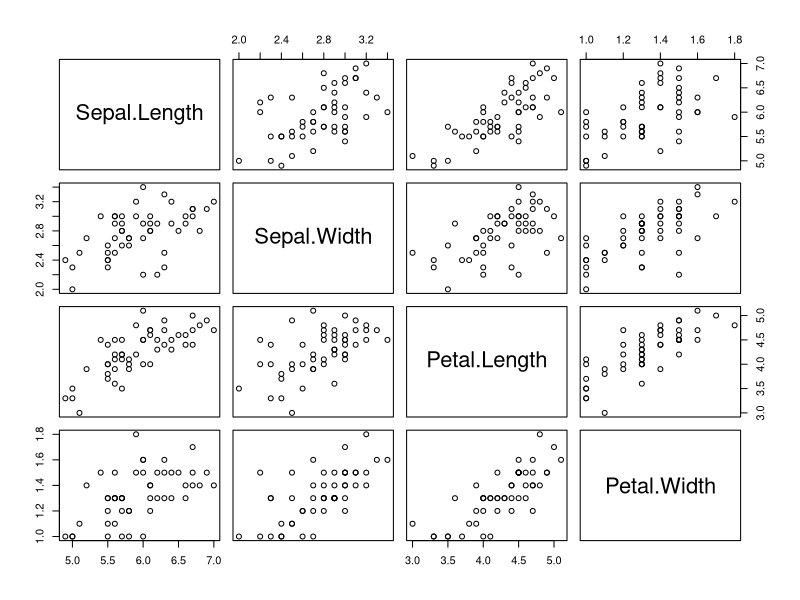
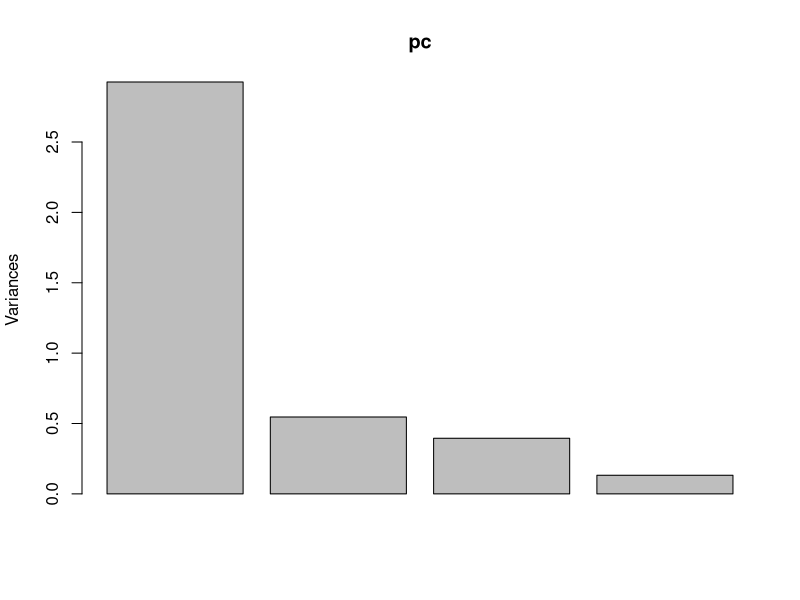
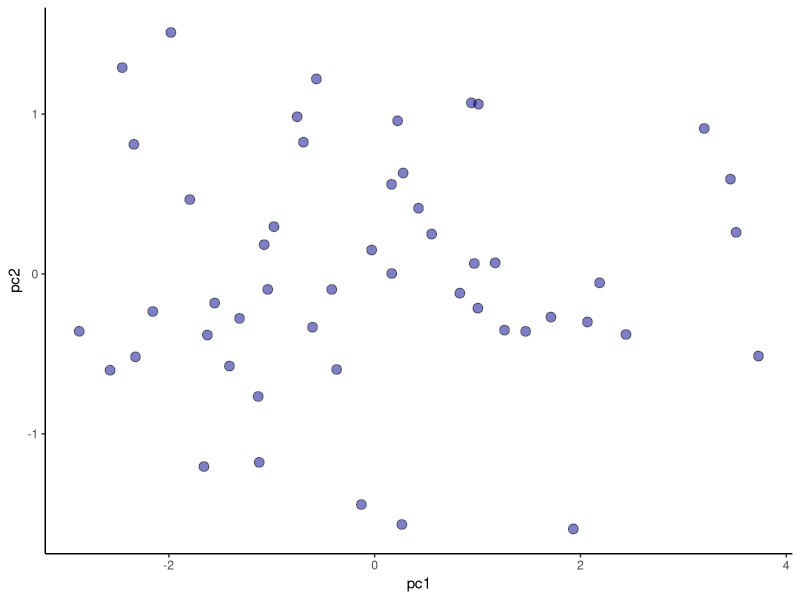
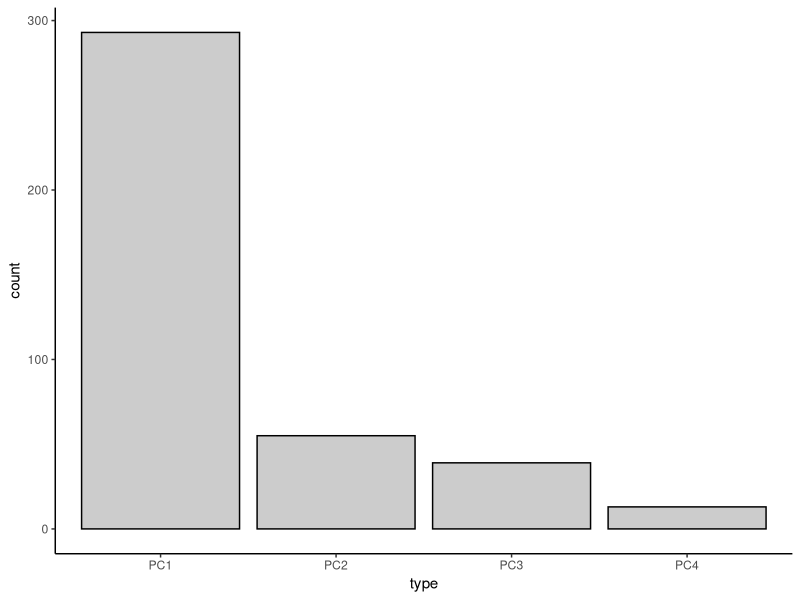
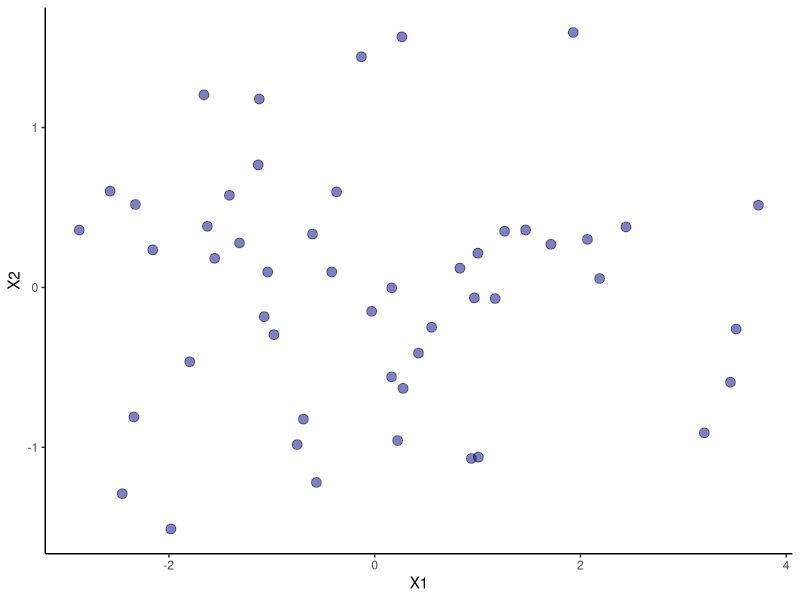

These charts were generated, in order, by the following R code:
#############################################
#############   EIGENNONSENSE   #############
#############################################

#Author: Chris Halsch
#Date: 10/6/2023

#Here is the code I will use for the presentation.
#Feel free to shoot me any corrections or questions to cahalsch@gmail.com

library(dplyr)
library(ggplot2)

#Import data from the "iris" dataset that is built into R.
#I am only using one plant species to make this more simple.
dat <- iris %>% 
  filter(Species == "versicolor") %>% 
  select(-Species)

pairs(dat) #variables are correlated

#############################
##########   PCA   ##########
#############################

#This block will run a PCA on 4 correlation plant traits using the prcomp function

#This will scale each column in the data individually
dat <- data.frame(apply(dat, 2, scale))

#This runs a PCA on the data. Pretty easy
pc <- prcomp(dat)

#This calls ths eigenvectors (also called loadings)
pc$rotation

#This calls the eigenvalues. Note that you need to square the std_dev to get the 
#eigen values. prcomp gives the std_dev of each pc. std is the square root of variance 
pc$sdev^2

#Makes a basic screeplot
screeplot(pc)

#Plots the PCA scores
pca_dat <- data.frame(pc1 = pc$x[,1], pc2 = pc$x[,2])

ggplot(data = pca_dat) +
  geom_point(aes(pc1, pc2), pch = 21, fill = "darkblue", alpha = 0.5, size = 3) +
  theme_classic()


#######################################
##########   PCA (by hand)   ##########
#######################################

#This block will run a PCA on 4 correlated plant traits "by hand"
#(by using the eigen function)


#Create var/cov matrix of the data
mat <- var(dat)
mat

#Generate eigenvalues from matrix
e <- eigen(mat)

#View the eigenvectors (same as above)
e$vectors

#View the eigenvalues (same as above)
e$values

#Create a screeplot from scratch
scree_dat <- data.frame(type = c(rep("PC1", round(e$values*100)[1]), 
                                 rep("PC2", round(e$values*100)[2]),
                                 rep("PC3", round(e$values*100)[3]), 
                                 rep("PC4", round(e$values*100)[4])))

ggplot(data = scree_dat) +
  geom_bar(aes(x=type), color="black", fill = "gray80", linewidth = 0.5) +
  theme_classic()

#This next section will calculate the PCA scores. Here you multiple the original data
#by the eigenvectors using matrix multiplication

#This is how matrix multiplication works by hand... just dont
pc1 <- dat[,1] * e$vectors[1,1] + dat[,2] * e$vectors[2,1] + dat[,3] * e$vectors[3,1] + dat[,4] * e$vectors[4,1]
pc2 <- dat[,1] * e$vectors[1,2] + dat[,2] * e$vectors[2,2] + dat[,3] * e$vectors[3,2] + dat[,4] * e$vectors[4,2]
pc3 <- dat[,1] * e$vectors[1,3] + dat[,2] * e$vectors[2,3] + dat[,3] * e$vectors[3,3] + dat[,4] * e$vectors[4,3]
pc4 <- dat[,1] * e$vectors[1,4] + dat[,2] * e$vectors[2,4] + dat[,3] * e$vectors[3,4] + dat[,4] * e$vectors[4,4]

out <- data.frame(X1= pc1, 
                  X2 = pc2,
                  X3 = pc3,
                  X4 = pc4)

#or do it the easy way using matrix multiplication
out1 <- data.frame(as.matrix(dat) %*% as.matrix(e$vectors))

#Note that the plot may be flipped but the relative positions of points remains the same
ggplot(data = out1) +
  geom_point(aes(X1, X2), pch = 21, fill = "darkblue", alpha = 0.5, size = 3) +
  theme_classic()







